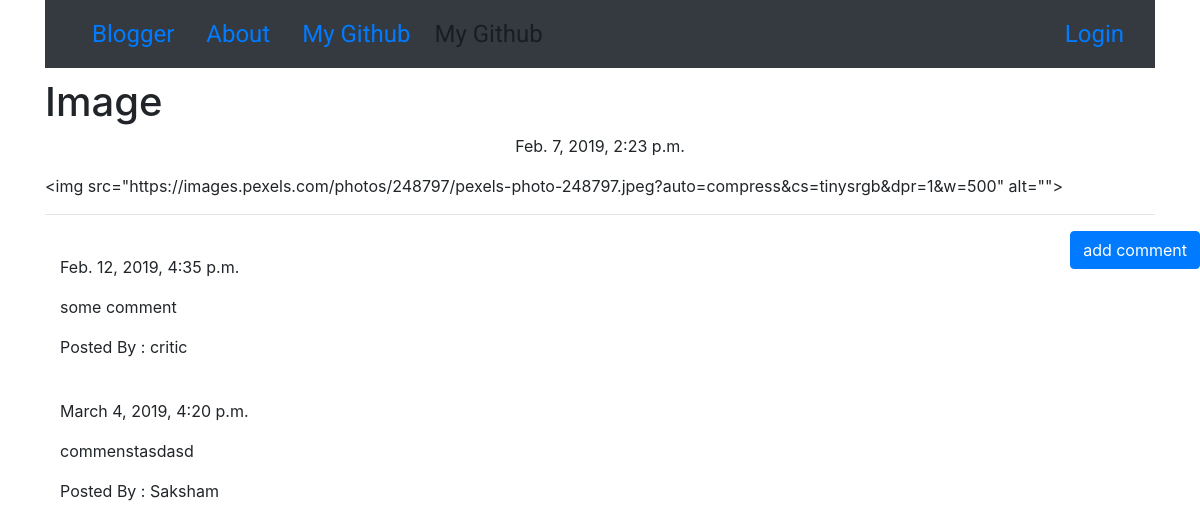
/post/6, run on the app's committed database.
### blog/models.py (models this page shows, shortened)
class Post(models.Model):
    author = models.ForeignKey('auth.User',on_delete=models.CASCADE)
    title = models.CharField(max_length=200)
    text = models.TextField()
    created_date = models.DateTimeField(default=timezone.now)
    published_date = models.DateTimeField(null=True,blank=True)

class Comment(models.Model):
    post = models.ForeignKey('blog.Post',related_name='comments',on_delete=models.CASCADE)
    author = models.CharField(max_length=200)
    text = models.TextField()
    created_date = models.DateTimeField(default=timezone.now)
    approved_comment = models.BooleanField(default=False)

### blog/views.py (the view)
# urls.py: re_path(r'post/(?P<pk>\d+)$',views.PostDetailView.as_view(),name='post_detail'),
class PostDetailView(DetailView):
    model = Post

### blog/templates/blog/post_detail.html (shortened to what this page needs)
{% extends "blog/base.html" %}
{% load staticfiles %}
{% block content%}
<h1 class=" loader ">{{ post.title }}</h1>
{% if post.published_date %}
<div class="date postdate loader">
  {{ post.published_date }}
</div>
{% else %}
  <a class = "btn btn-success loader" href="{% url 'post_publish' pk=post.pk%}">Publish</a>
{% endif %}
<p >{{post.text|safe}}</p>
<hr>
<a class='btn btn-primary btn-comment' href="{% url 'add_comment_to_post' pk=post.pk%}">add comment</a>
<div class="container">
{% for comment in post.comments.all%}
<br>
{% if user.is_authenticated or comment.approved_comment %}
 {{comment.created_date}}
<p>{{comment.text|safe|linebreaks}}</p>
<p>Posted By : {{comment.author}}</p>
{%endif%}
{%empty%}
<p>Comments awaited</p>
{% endfor %}
</div>
{% endblock %}

### blog/static/css/blog.css (style rules this page uses)
.postdate { text-align: center; }
.btn-comment { position: absolute; right: 0px; }
.loader { filter:hue-rotate(0deg); color: linear-gradient(45deg,#0f8,#08f); animation:hue 5000ms infinite linear; }

### data on the page
Post: title "Image", published_date "Feb. 7, 2019, 2:23 p.m.", text "<img src=\"https://images.pexels.com/photos/248797/pexels-photo-248797.jpeg?auto=compress&cs=tinysrgb&dpr=1&w=500\" alt=\"\">"
Comment: created_date "Feb. 12, 2019, 4:35 p.m.", text "some comment", author "critic"
Comment: created_date "March 4, 2019, 4:20 p.m.", text "commenstasdasd", author "Saksham"
